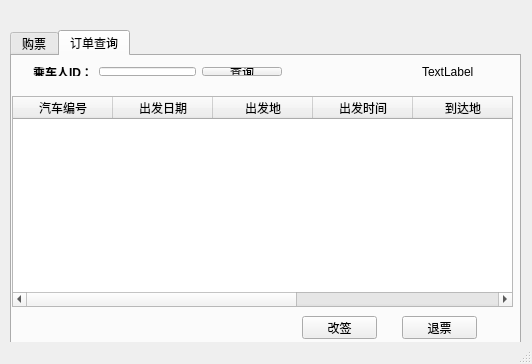
<?xml version="1.0" encoding="UTF-8"?>
<ui version="4.0">
 <class>MainWindow</class>
 <widget class="QMainWindow" name="MainWindow">
  <property name="geometry">
   <rect>
    <x>0</x>
    <y>0</y>
    <width>532</width>
    <height>364</height>
   </rect>
  </property>
  <property name="cursor">
   <cursorShape>ArrowCursor</cursorShape>
  </property>
  <property name="windowTitle">
   <string>管理员系统</string>
  </property>
  <widget class="QWidget" name="centralWidget">
   <widget class="QTabWidget" name="tabWidget">
    <property name="geometry">
     <rect>
      <x>10</x>
      <y>30</y>
      <width>511</width>
      <height>331</height>
     </rect>
    </property>
    <property name="currentIndex">
     <number>1</number>
    </property>
    <widget class="QWidget" name="tab">
     <attribute name="title">
      <string>购票</string>
     </attribute>
     <widget class="QTableWidget" name="tableWidget">
      <property name="geometry">
       <rect>
        <x>0</x>
        <y>30</y>
        <width>501</width>
        <height>221</height>
       </rect>
      </property>
      <column>
       <property name="text">
        <string>编号</string>
       </property>
      </column>
      <column>
       <property name="text">
        <string>出发地</string>
       </property>
      </column>
      <column>
       <property name="text">
        <string>出发时间</string>
       </property>
      </column>
      <column>
       <property name="text">
        <string>到达地</string>
       </property>
      </column>
      <column>
       <property name="text">
        <string>到达时间</string>
       </property>
      </column>
      <column>
       <property name="text">
        <string>剩余票数</string>
       </property>
      </column>
      <column>
       <property name="text">
        <string>售价</string>
       </property>
      </column>
     </widget>
     <widget class="QLabel" name="label">
      <property name="geometry">
       <rect>
        <x>0</x>
        <y>10</y>
        <width>54</width>
        <height>12</height>
       </rect>
      </property>
      <property name="text">
       <string>出行日期：</string>
      </property>
     </widget>
     <widget class="QDateEdit" name="dateEdit">
      <property name="geometry">
       <rect>
        <x>60</x>
        <y>0</y>
        <width>71</width>
        <height>21</height>
       </rect>
      </property>
      <property name="currentSection">
       <enum>QDateTimeEdit::MonthSection</enum>
      </property>
      <property name="displayFormat">
       <string>MM/dd</string>
      </property>
      <property name="calendarPopup">
       <bool>true</bool>
      </property>
      <property name="currentSectionIndex">
       <number>0</number>
      </property>
      <property name="timeSpec">
       <enum>Qt::LocalTime</enum>
      </property>
      <property name="date">
       <date>
        <year>2017</year>
        <month>6</month>
        <day>2</day>
       </date>
      </property>
     </widget>
     <widget class="QPushButton" name="pushButton">
      <property name="geometry">
       <rect>
        <x>410</x>
        <y>260</y>
        <width>75</width>
        <height>23</height>
       </rect>
      </property>
      <property name="text">
       <string>购票</string>
      </property>
     </widget>
     <widget class="QWidget" name="formLayoutWidget">
      <property name="geometry">
       <rect>
        <x>220</x>
        <y>260</y>
        <width>181</width>
        <height>22</height>
       </rect>
      </property>
      <layout class="QFormLayout" name="formLayout">
       <item row="0" column="0">
        <widget class="QLabel" name="Label">
         <property name="text">
          <string>乘车人一卡通：</string>
         </property>
        </widget>
       </item>
       <item row="0" column="1">
        <widget class="QLineEdit" name="LineEdit"/>
       </item>
      </layout>
     </widget>
     <widget class="QLabel" name="label_6">
      <property name="geometry">
       <rect>
        <x>150</x>
        <y>0</y>
        <width>41</width>
        <height>16</height>
       </rect>
      </property>
      <property name="text">
       <string>出发地</string>
      </property>
     </widget>
     <widget class="QLabel" name="label_2">
      <property name="geometry">
       <rect>
        <x>290</x>
        <y>0</y>
        <width>41</width>
        <height>16</height>
       </rect>
      </property>
      <property name="text">
       <string>到达地</string>
      </property>
     </widget>
     <widget class="QComboBox" name="comboBox">
      <property name="geometry">
       <rect>
        <x>200</x>
        <y>0</y>
        <width>71</width>
        <height>22</height>
       </rect>
      </property>
      <item>
       <property name="text">
        <string>新建项目</string>
       </property>
      </item>
      <item>
       <property name="text">
        <string>新建项目</string>
       </property>
      </item>
      <item>
       <property name="text">
        <string>新建项目</string>
       </property>
      </item>
      <item>
       <property name="text">
        <string>新建项目</string>
       </property>
      </item>
      <item>
       <property name="text">
        <string>新建项目</string>
       </property>
      </item>
     </widget>
     <widget class="QComboBox" name="comboBox_2">
      <property name="geometry">
       <rect>
        <x>340</x>
        <y>0</y>
        <width>71</width>
        <height>22</height>
       </rect>
      </property>
      <item>
       <property name="text">
        <string>新建项目</string>
       </property>
      </item>
      <item>
       <property name="text">
        <string>新建项目</string>
       </property>
      </item>
      <item>
       <property name="text">
        <string>新建项目</string>
       </property>
      </item>
      <item>
       <property name="text">
        <string>新建项目</string>
       </property>
      </item>
      <item>
       <property name="text">
        <string>新建项目</string>
       </property>
      </item>
     </widget>
     <widget class="QPushButton" name="pushButton_6">
      <property name="geometry">
       <rect>
        <x>420</x>
        <y>0</y>
        <width>75</width>
        <height>23</height>
       </rect>
      </property>
      <property name="text">
       <string>搜索</string>
      </property>
     </widget>
    </widget>
    <widget class="QWidget" name="tab_2">
     <attribute name="title">
      <string>订单查询</string>
     </attribute>
     <widget class="QWidget" name="gridLayoutWidget">
      <property name="geometry">
       <rect>
        <x>10</x>
        <y>0</y>
        <width>271</width>
        <height>31</height>
       </rect>
      </property>
      <layout class="QGridLayout" name="gridLayout">
       <item row="0" column="0">
        <widget class="QLabel" name="label_4">
         <property name="font">
          <font>
           <weight>75</weight>
           <bold>true</bold>
          </font>
         </property>
         <property name="text">
          <string>乘车人ID：</string>
         </property>
        </widget>
       </item>
       <item row="0" column="2">
        <widget class="QPushButton" name="pushButton_2">
         <property name="text">
          <string>查询</string>
         </property>
        </widget>
       </item>
       <item row="0" column="1">
        <widget class="QLineEdit" name="lineEdit"/>
       </item>
      </layout>
     </widget>
     <widget class="QTableWidget" name="tableWidget_4">
      <property name="geometry">
       <rect>
        <x>0</x>
        <y>40</y>
        <width>501</width>
        <height>211</height>
       </rect>
      </property>
      <column>
       <property name="text">
        <string>汽车编号</string>
       </property>
      </column>
      <column>
       <property name="text">
        <string>出发日期</string>
       </property>
      </column>
      <column>
       <property name="text">
        <string>出发地</string>
       </property>
      </column>
      <column>
       <property name="text">
        <string>出发时间</string>
       </property>
      </column>
      <column>
       <property name="text">
        <string>到达地</string>
       </property>
      </column>
      <column>
       <property name="text">
        <string>到达时间</string>
       </property>
      </column>
      <column>
       <property name="text">
        <string>座位号</string>
       </property>
      </column>
     </widget>
     <widget class="QPushButton" name="pushButton_4">
      <property name="geometry">
       <rect>
        <x>290</x>
        <y>260</y>
        <width>75</width>
        <height>23</height>
       </rect>
      </property>
      <property name="text">
       <string>改签</string>
      </property>
     </widget>
     <widget class="QPushButton" name="pushButton_5">
      <property name="geometry">
       <rect>
        <x>390</x>
        <y>260</y>
        <width>75</width>
        <height>23</height>
       </rect>
      </property>
      <property name="text">
       <string>退票</string>
      </property>
     </widget>
     <widget class="QLabel" name="label_5">
      <property name="geometry">
       <rect>
        <x>410</x>
        <y>10</y>
        <width>54</width>
        <height>12</height>
       </rect>
      </property>
      <property name="text">
       <string>TextLabel</string>
      </property>
     </widget>
    </widget>
   </widget>
  </widget>
  <widget class="QStatusBar" name="statusBar"/>
 </widget>
 <layoutdefault spacing="6" margin="11"/>
 <resources/>
 <connections/>
</ui>
